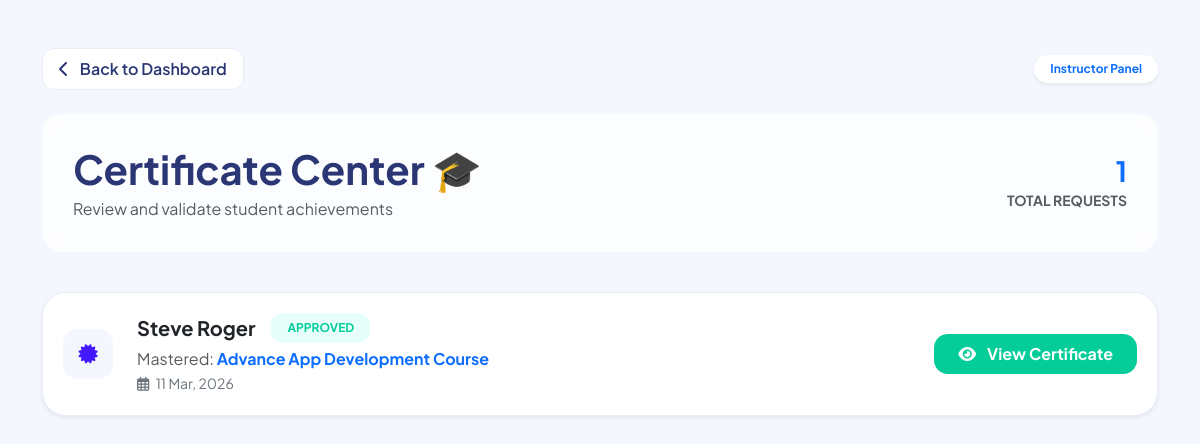
Page /instructor/manage_certificates.php (signed in) on the committed database.
### tables this page shows
CREATE TABLE `certificate_requests` (
  `id` int(10) UNSIGNED NOT NULL,
  `student_id` int(10) UNSIGNED NOT NULL,
  `course_id` int(10) UNSIGNED NOT NULL,
  `status` enum('pending','approved','rejected') DEFAULT 'pending',
  `certificate_pdf` varchar(255) DEFAULT NULL,
  `requested_at` timestamp NOT NULL DEFAULT current_timestamp(),
  `issued_at` timestamp NULL DEFAULT NULL
);

CREATE TABLE `users` (
  `id` int(10) UNSIGNED NOT NULL,
  `name` varchar(100) NOT NULL,
  `email` varchar(100) NOT NULL,
  `password` varchar(255) NOT NULL,
  `role` enum('student','instructor','admin') NOT NULL DEFAULT 'student',
  `created_at` timestamp NOT NULL DEFAULT current_timestamp(),
  `approved` tinyint(1) DEFAULT 1,
  `otp` varchar(10) DEFAULT NULL
);

CREATE TABLE `courses` (
  `id` int(10) UNSIGNED NOT NULL,
  `instructor_id` int(10) UNSIGNED NOT NULL,
  `category_id` int(10) DEFAULT NULL,
  `title` varchar(150) NOT NULL,
  `price` decimal(10,2) DEFAULT 0.00,
  `description` text DEFAULT NULL,
  `thumbnail` varchar(255) DEFAULT NULL,
  `status` enum('draft','published') DEFAULT 'draft',
  `created_at` timestamp NOT NULL DEFAULT current_timestamp()
);

### instructor/manage_certificates.php (the view, shortened to what this page needs)
<?php
require '../config/config.php';
$inst_id = $_SESSION['user_id'];
$query = "SELECT r.*, u.name as student_name, c.title as course_title
          FROM certificate_requests r
          JOIN users u ON r.student_id = u.id
          JOIN courses c ON r.course_id = c.id
          WHERE c.instructor_id = '$inst_id'
          ORDER BY r.status DESC, r.requested_at DESC";
$result = mysqli_query($conn, $query);
?>
<!DOCTYPE html>
<html lang="en">
<head>
    <link href="https://cdn.jsdelivr.net/npm/bootstrap@5.3.0/dist/css/bootstrap.min.css" rel="stylesheet">
    <link rel="stylesheet" href="https://cdnjs.cloudflare.com/ajax/libs/font-awesome/6.4.0/css/all.min.css">
    <link rel="stylesheet" href="https://cdnjs.cloudflare.com/ajax/libs/animate.css/4.1.1/animate.min.css"/>
</head>
<body>
<div class="container py-5">
    <div class="d-flex justify-content-between align-items-center mb-4 animate__animated animate__fadeIn">
        <a href="dashboard.php" class="btn btn-back px-3 py-2">
            <i class="fas fa-chevron-left me-2"></i> Back to Dashboard
        </a>
        <div class="badge bg-white text-primary shadow-sm p-2 px-3 rounded-pill fw-bold">
            Instructor Panel
        </div>
    </div>
    <div class="glass-header animate__animated animate__fadeInDown d-flex justify-content-between align-items-center">
        <div>
            <h1 class="fw-bold mb-1">Certificate Center 🎓</h1>
            <p class="text-muted mb-0">Review and validate student achievements</p>
        </div>
        <div class="text-end">
            <div class="h3 fw-bold text-primary mb-0"><?= mysqli_num_rows($result) ?></div>
            <small class="text-uppercase fw-bold text-muted">Total Requests</small>
        </div>
    </div>
    <div class="row">
        <?php if(mysqli_num_rows($result) > 0): ?>
            <?php while($row = mysqli_fetch_assoc($result)):
                $is_approved = ($row['status'] == 'approved');
            ?>
            <div class="col-12 animate__animated animate__fadeInUp">
                <div class="req-card d-flex align-items-center shadow-sm">
                    <div class="icon-box me-4">
                        <i class="fas <?= $is_approved ? 'fa-certificate' : 'fa-user-graduate' ?>"></i>
                    </div>
                    <div class="flex-grow-1">
                        <div class="d-flex align-items-center mb-1">
                            <h5 class="fw-bold mb-0 me-3 text-dark"><?= $row['student_name'] ?></h5>
                            <span class="status-badge <?= $is_approved ? 'status-approved' : 'status-pending' ?>">
                                <?= $row['status'] ?>
                            </span>
                        </div>
                        <p class="text-muted mb-0">Mastered: <span class="text-primary fw-bold"><?= $row['course_title'] ?></span></p>
                        <small class="text-secondary"><i class="far fa-calendar-alt me-1"></i> <?= date('d M, Y', strtotime($row['requested_at'])) ?></small>
                    </div>
                    <div id="action-box-<?= $row['id'] ?>">
                        <?php if($is_approved): ?>
                            <a href="../uploads/certificates/<?= $row['certificate_pdf'] ?>" target="_blank" class="btn btn-view px-4 py-2 fw-bold">
                                <i class="fas fa-eye me-2"></i> View Certificate
                            </a>
                        <?php else: ?>
                            <button onclick="handleIssue(<?= $row['id'] ?>)" class="btn btn-issue px-4 py-2 fw-bold">
                                <i class="fas fa-magic me-2"></i> Issue Now
                            </button>
                        <?php endif; ?>
                    </div>
                </div>
            </div>
            <?php endwhile; ?>
        <?php endif; ?>
    </div>
</div>
</body>
</html>

### instructor/manage_certificates.php (style rules this page uses)
body { background: #f4f7fe; font-family: 'Plus Jakarta Sans', sans-serif; color: #2b3674; }
.glass-header { background: rgba(255, 255, 255, 0.7); backdrop-filter: blur(10px); border-radius: 20px; padding: 30px; margin-bottom: 40px; border: 1px solid rgba(255,255,255,0.3); }
.req-card { background: white; border-radius: 24px; padding: 20px; border: 1px solid #e9edf7; transition: 0.4s cubic-bezier(0.175, 0.885, 0.32, 1.275); margin-bottom: 20px; }
.status-badge { padding: 6px 16px; border-radius: 12px; font-size: 0.75rem; font-weight: 700; text-transform: uppercase; }
.status-approved { background: #e6fffb; color: #05cd99; }
.btn-view { background: #05cd99; color: white; border-radius: 14px; border: none; }
.icon-box { width: 50px; height: 50px; border-radius: 15px; background: #f4f7fe; display: flex; align-items: center; justify-content: center; color: #4318ff; font-size: 1.2rem; }
.btn-back { background: white; color: #2b3674; border: 1px solid #e9edf7; border-radius: 12px; font-weight: 600; transition: 0.3s; }

### rows in the picture
certificate_requests: student.name "Steve Roger", status "APPROVED", course.title "Advance App Development Course", requested_at "11 Mar, 2026"

### other values in the picture
mysqli_num_rows($result) "1"
